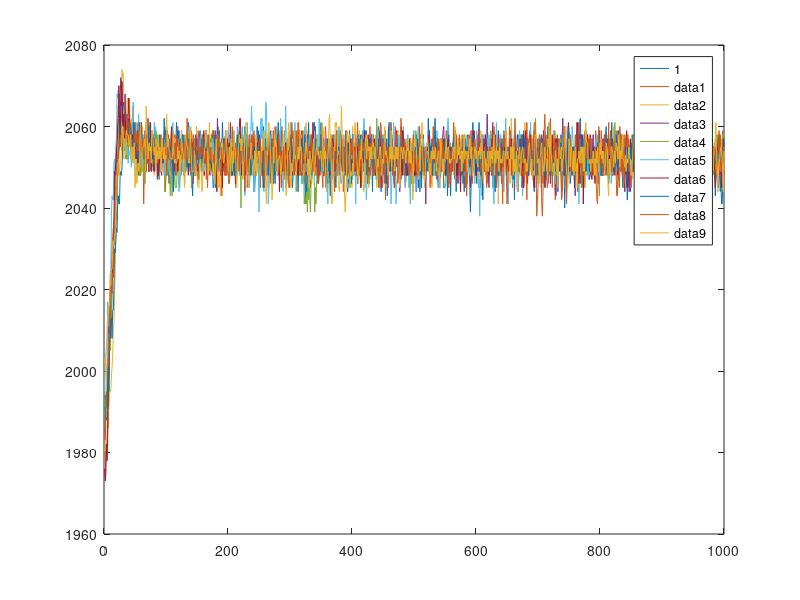
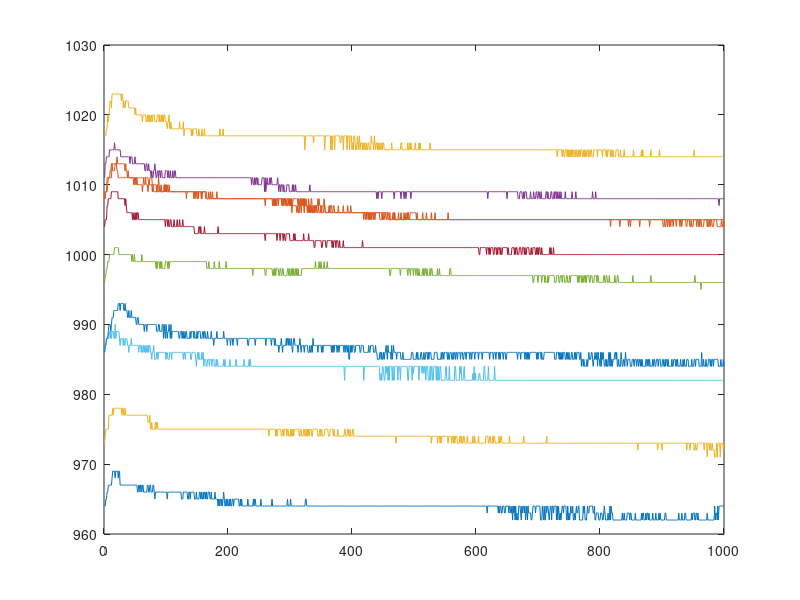
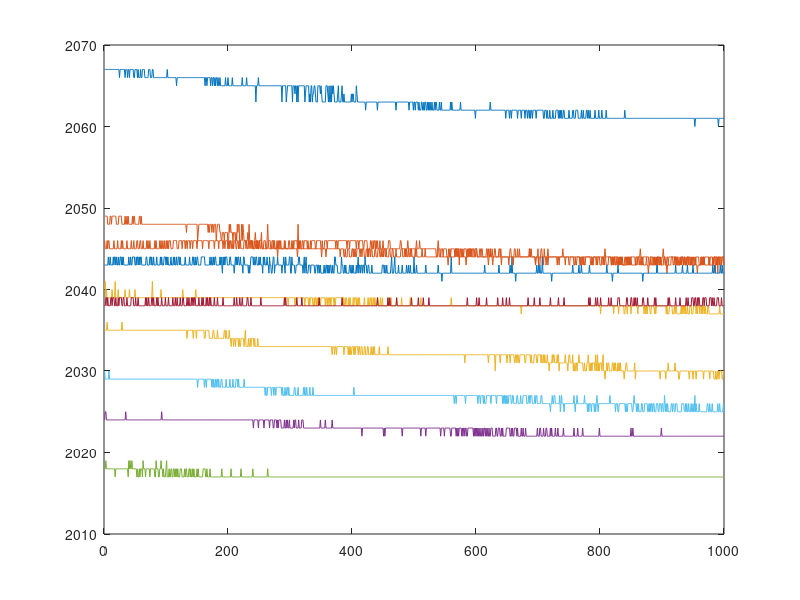

Write MATLAB code to recreate these figures, in order.
clear all;
close all;

testtime=30;

arc1=load('flour_sack_410_01_HOLD.mat');
arc2=load('flour_sack_410_02_HOLD.mat');
arc3=load('flour_sack_410_03_HOLD.mat');
arc4=load('flour_sack_410_04_HOLD.mat');
arc5=load('flour_sack_410_05_HOLD.mat');
arc6=load('flour_sack_410_06_HOLD.mat');
arc7=load('flour_sack_410_07_HOLD.mat');
arc8=load('flour_sack_410_08_HOLD.mat');
arc9=load('flour_sack_410_09_HOLD.mat');
arc10=load('flour_sack_410_10_HOLD.mat');

arc1V=arc1.F0pac(2,:);
arc2V=arc2.F0pac(2,:);
arc3V=arc3.F0pac(2,:);
arc4V=arc4.F0pac(2,:);
arc5V=arc5.F0pac(2,:);
arc6V=arc6.F0pac(2,:);
arc7V=arc7.F0pac(2,:);
arc8V=arc8.F0pac(2,:);
arc9V=arc9.F0pac(2,:);
arc10V=arc10.F0pac(2,:);


TV=[arc1V(testtime),arc2V(testtime),arc3V(testtime),arc4V(testtime),arc5V(testtime),arc6V(testtime),arc7V(testtime),arc8V(testtime),arc9V(testtime),arc10V(testtime)].';

arc1P=arc1.F0pdc.';
arc2P=arc2.F0pdc.';
arc3P=arc3.F0pdc.';
arc4P=arc4.F0pdc.';
arc5P=arc5.F0pdc.';
arc6P=arc6.F0pdc.';
arc7P=arc7.F0pdc.';
arc8P=arc8.F0pdc.';
arc9P=arc9.F0pdc.';
arc10P=arc10.F0pdc.';
TP=[arc1P(testtime),arc2P(testtime),arc3P(testtime),arc4P(testtime),arc5P(testtime),arc6P(testtime),arc7P(testtime),arc8P(testtime),arc9P(testtime),arc10P(testtime)].';

arc1T=arc1.F0tdc.';
arc2T=arc2.F0tdc.';
arc3T=arc3.F0tdc.';
arc4T=arc4.F0tdc.';
arc5T=arc5.F0tdc.';
arc6T=arc6.F0tdc.';
arc7T=arc7.F0tdc.';
arc8T=arc8.F0tdc.';
arc9T=arc9.F0tdc.';
arc10T=arc10.F0tdc.';
TT=[arc1T(testtime),arc2T(testtime),arc3T(testtime),arc4T(testtime),arc5T(testtime),arc6T(testtime),arc7T(testtime),arc8T(testtime),arc9T(testtime),arc10T(testtime)].';

Tall=[TV,TP,TT];
figure(1)
plot(arc1V);hold on;
legend('1');
plot(arc2V);hold on;
plot(arc3V);hold on;
plot(arc4V);hold on;
plot(arc5V);hold on;
plot(arc6V);hold on;
plot(arc7V);hold on;
plot(arc8V);hold on;
plot(arc9V);hold on;
plot(arc10V);hold on;

figure(2)
plot(arc1P);hold on;
plot(arc2P);hold on;
plot(arc3P);hold on;
plot(arc4P);hold on;
plot(arc5P);hold on;
plot(arc6P);hold on;
plot(arc7P);hold on;
plot(arc8P);hold on;
plot(arc9P);hold on;
plot(arc10P);hold on;

figure(3)
plot(arc1T);hold on;
plot(arc2T);hold on;
plot(arc3T);hold on;
plot(arc4T);hold on;
plot(arc5T);hold on;
plot(arc6T);hold on;
plot(arc7T);hold on;
plot(arc8T);hold on;
plot(arc9T);hold on;
plot(arc10T);hold on;



